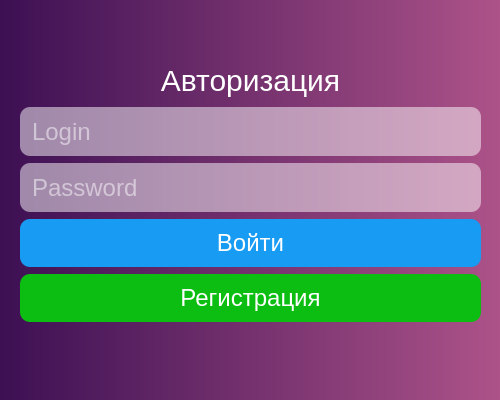
<?xml version="1.0" encoding="UTF-8"?>
<ui version="4.0">
 <class>AuthForm</class>
 <widget class="QWidget" name="AuthForm">
  <property name="geometry">
   <rect>
    <x>0</x>
    <y>0</y>
    <width>500</width>
    <height>400</height>
   </rect>
  </property>
  <property name="minimumSize">
   <size>
    <width>500</width>
    <height>400</height>
   </size>
  </property>
  <property name="maximumSize">
   <size>
    <width>500</width>
    <height>400</height>
   </size>
  </property>
  <property name="windowTitle">
   <string>Авторизация</string>
  </property>
  <property name="autoFillBackground">
   <bool>true</bool>
  </property>
  <property name="styleSheet">
   <string notr="true">background-color: qlineargradient(spread:pad, x1:0, y1:0, x2:1, y2:0, stop:0#3c1053, stop:1 #ad5389);</string>
  </property>
  <widget class="QWidget" name="layoutWidget">
   <property name="geometry">
    <rect>
     <x>0</x>
     <y>0</y>
     <width>501</width>
     <height>405</height>
    </rect>
   </property>
   <layout class="QVBoxLayout" name="verticalLayout" stretch="0,0,0,0,0,0">
    <property name="spacing">
     <number>7</number>
    </property>
    <property name="sizeConstraint">
     <enum>QLayout::SetDefaultConstraint</enum>
    </property>
    <property name="leftMargin">
     <number>20</number>
    </property>
    <property name="topMargin">
     <number>60</number>
    </property>
    <property name="rightMargin">
     <number>20</number>
    </property>
    <property name="bottomMargin">
     <number>60</number>
    </property>
    <item>
     <widget class="QLabel" name="title_label">
      <property name="styleSheet">
       <string notr="true">color: white;
font-size: 30px;
background: rgba(255,255,255, 0);</string>
      </property>
      <property name="text">
       <string>Авторизация</string>
      </property>
      <property name="alignment">
       <set>Qt::AlignCenter</set>
      </property>
     </widget>
    </item>
    <item>
     <widget class="QLineEdit" name="input_login">
      <property name="font">
       <font>
        <pointsize>-1</pointsize>
       </font>
      </property>
      <property name="styleSheet">
       <string notr="true">background: rgba(255, 255, 255, 0.5);
height: 29px;
border-radius: 10px;
border: 0;
padding: 10px;
color: white;
font-size: 24px;</string>
      </property>
      <property name="echoMode">
       <enum>QLineEdit::Normal</enum>
      </property>
      <property name="placeholderText">
       <string>Login</string>
      </property>
     </widget>
    </item>
    <item>
     <widget class="QLineEdit" name="input_password">
      <property name="font">
       <font>
        <pointsize>-1</pointsize>
       </font>
      </property>
      <property name="styleSheet">
       <string notr="true">background: rgba(255, 255, 255, 0.5);
height: 29px;
border-radius: 10px;
border: 0;
padding: 10px;
color: white;
font-size: 24px;</string>
      </property>
      <property name="echoMode">
       <enum>QLineEdit::Password</enum>
      </property>
      <property name="placeholderText">
       <string>Password</string>
      </property>
     </widget>
    </item>
    <item>
     <widget class="QPushButton" name="login_btn">
      <property name="styleSheet">
       <string notr="true">border: 0;
border-radius: 10px;
font-size: 24px;
padding: 10px;
background: #179bf3;
color: white;
</string>
      </property>
      <property name="text">
       <string>Войти</string>
      </property>
     </widget>
    </item>
    <item>
     <widget class="QPushButton" name="singup_btn">
      <property name="styleSheet">
       <string notr="true">border: 0;
border-radius: 10px;
font-size: 24px;
padding: 10px;
background: rgb(12, 189, 18);
color: white;
</string>
      </property>
      <property name="text">
       <string>Регистрация</string>
      </property>
     </widget>
    </item>
    <item>
     <widget class="QLineEdit" name="error_label">
      <property name="styleSheet">
       <string notr="true">color: red;
border: 0;
background: rgba(255,255,255, 0%)</string>
      </property>
     </widget>
    </item>
   </layout>
  </widget>
 </widget>
 <resources/>
 <connections/>
</ui>
